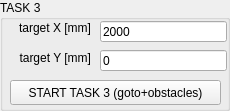
     <widget class="QGroupBox" name="groupBox">
      <property name="geometry">
       <rect>
        <x>200</x>
        <y>10</y>
        <width>230</width>
        <height>111</height>
       </rect>
      </property>
      <property name="title">
       <string>TASK 3</string>
      </property>
      <widget class="QLineEdit" name="task1LineEditTargetY">
       <property name="geometry">
        <rect>
         <x>100</x>
         <y>50</y>
         <width>127</width>
         <height>21</height>
        </rect>
       </property>
       <property name="text">
        <string>0</string>
       </property>
      </widget>
      <widget class="QLabel" name="label_2">
       <property name="geometry">
        <rect>
         <x>0</x>
         <y>50</y>
         <width>91</width>
         <height>16</height>
        </rect>
       </property>
       <property name="text">
        <string>target Y [mm]</string>
       </property>
       <property name="alignment">
        <set>Qt::AlignRight|Qt::AlignTrailing|Qt::AlignVCenter</set>
       </property>
      </widget>
      <widget class="QLabel" name="label">
       <property name="geometry">
        <rect>
         <x>0</x>
         <y>20</y>
         <width>91</width>
         <height>16</height>
        </rect>
       </property>
       <property name="text">
        <string>target X [mm]</string>
       </property>
       <property name="alignment">
        <set>Qt::AlignRight|Qt::AlignTrailing|Qt::AlignVCenter</set>
       </property>
      </widget>
      <widget class="QLineEdit" name="task1LineEditTargetX">
       <property name="geometry">
        <rect>
         <x>100</x>
         <y>21</y>
         <width>127</width>
         <height>21</height>
        </rect>
       </property>
       <property name="text">
        <string>2000</string>
       </property>
      </widget>
      <widget class="QPushButton" name="buttonTask3Go">
       <property name="geometry">
        <rect>
         <x>10</x>
         <y>80</y>
         <width>211</width>
         <height>25</height>
        </rect>
       </property>
       <property name="text">
        <string>START TASK 3 (goto+obstacles)</string>
       </property>
      </widget>
     </widget>
